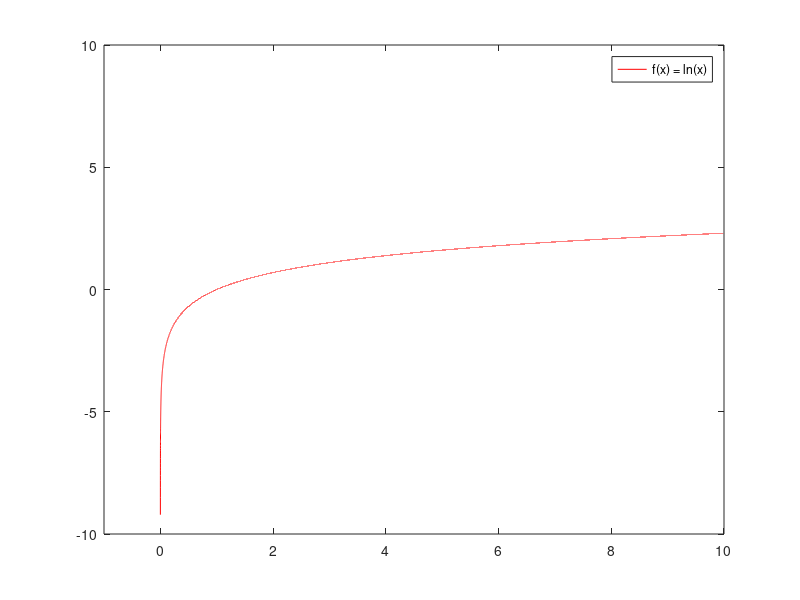

MATLAB code for this plot:
clc

format long 

% The function will graph complex answers x<0 ?
f1 = @(x) (log(x));

x=0:.0001:10;

plot (x,f1(x),'red')
legend('f(x) = ln(x)')
axis([-1 10 -10 10]);